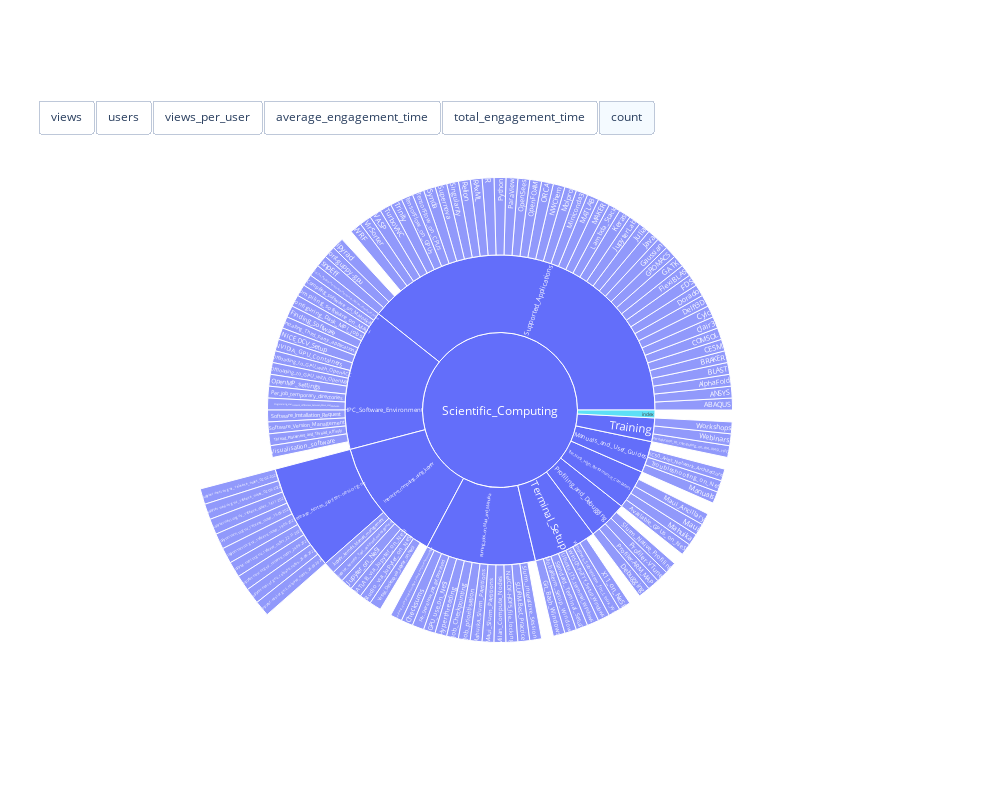

The notebook cell saved with this chart:
### Code cell
fig = make_subplots(rows=1, cols=1, specs=[
        [{"type": "sunburst"}], 
    ])
fig.update_layout(
    height=800,
    width=1000,
)
fig.add_trace(go.Sunburst(
    labels = data["page"],
    parents = data["parent"],
    values = data["views"],
    branchvalues="total",
    insidetextorientation='radial',
    hoverinfo='label+value+percent root+percent entry+percent parent'
))
fig.update_layout(
    updatemenus = [
        dict(
            type = "buttons",
            direction = "left",
            showactive = True,
            xanchor="left",
            yanchor="top",
            buttons = list([
                dict(
                    label = x,
                    method = 'restyle',
                    args = [{'values' : [data[x]]}]
                ) 
                for x in ['views','users','views_per_user','average_engagement_time','total_engagement_time', 'count']
            ])
        ),
    ]
)
fig.show()

### Figure 1 — Plotly figure (JSON) as saved in the notebook; plotly's stock layout.template omitted (floating-point values rounded to 4 significant figures; data arrays with more than 128 entries replaced by an {"elided": "..."} marker saying what was removed)
{"data": [{"branchvalues": "total", "insidetextorientation": "radial", "labels": {"elided": "322 str values"}, "level": "Scientific_Computing", "parents": {"elided": "322 str values"}, "type": "sunburst", "values": {"elided": "322 int values"}}], "layout": {"height": 800, "updatemenus": [{"active": 5, "buttons": [{"args": [{"values": {"elided": "1x322 int values"}}], "label": "views", "method": "restyle"}, {"args": [{"values": {"elided": "1x322 int values"}}], "label": "users", "method": "restyle"}, {"args": [{"values": {"elided": "1x322 float values"}}], "label": "views_per_user", "method": "restyle"}, {"args": [{"values": {"elided": "1x322 float values"}}], "label": "average_engagement_time", "method": "restyle"}, {"args": [{"values": {"elided": "1x322 float values"}}], "label": "total_engagement_time", "method": "restyle"}, {"args": [{"values": {"elided": "1x322 int values"}}], "label": "count", "method": "restyle"}], "direction": "left", "showactive": true, "type": "buttons", "xanchor": "left", "yanchor": "top"}], "width": 1000}}
